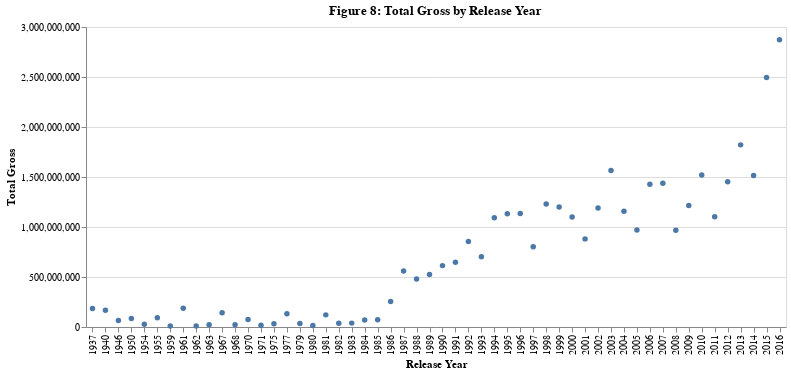

The cell this chart's notebook holds for it:
### Markdown cell above
**How that relates with gross income?**

### Code cell
scatter_plot_total_gross_release_year = (
    alt.Chart(disney_movies_df, width=700, height=300)
    .mark_circle()
    .encode(
        x=alt.X("release_year:N", title="Release Year"),
        y=alt.Y("sum(total_gross):Q", title="Total Gross"),
        tooltip=['release_year:N', 'sum(total_gross):Q']
    )
    .properties(title='Figure 8: Total Gross by Release Year')
)


# Display the chart
scatter_plot_total_gross_release_year

### Figure 1 — Vega-Lite specification as saved in the notebook (floating-point values rounded to 4 significant figures; data arrays with more than 128 entries replaced by an {"elided": "..."} marker saying what was removed)
{"config": {"view": {"continuousWidth": 400, "continuousHeight": 300}}, "data": {"name": "data-b585772f0df7145cf466dac52cd1eac3"}, "mark": "circle", "encoding": {"tooltip": [{"type": "nominal", "field": "release_year"}, {"type": "quantitative", "aggregate": "sum", "field": "total_gross"}], "x": {"type": "nominal", "field": "release_year", "title": "Release Year"}, "y": {"type": "quantitative", "aggregate": "sum", "field": "total_gross", "title": "Total Gross"}}, "height": 300, "title": "Figure 8: Total Gross by Release Year", "width": 700, "$schema": "https://vega.github.io/schema/vega-lite/v4.8.1.json", "datasets": {"data-b585772f0df7145cf466dac52cd1eac3": {"elided": "579 records"}}}
